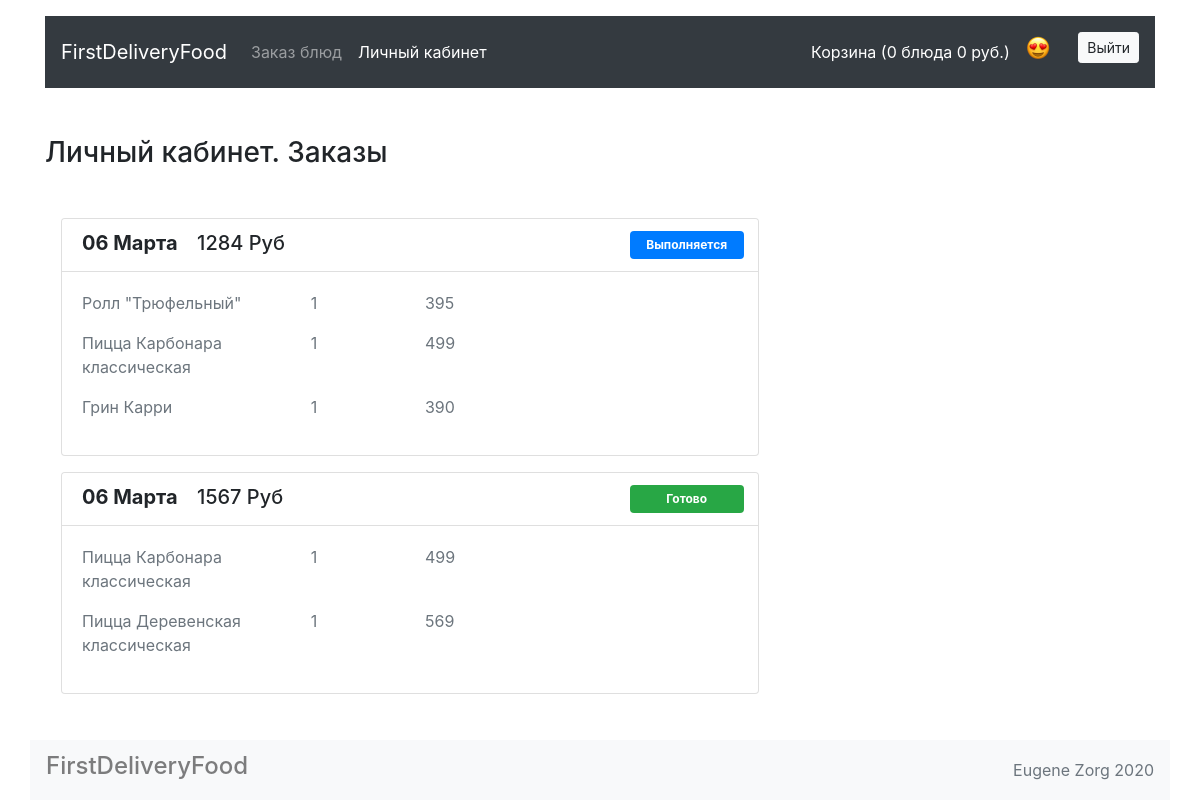
The app's page /account/ (signed in), older data.
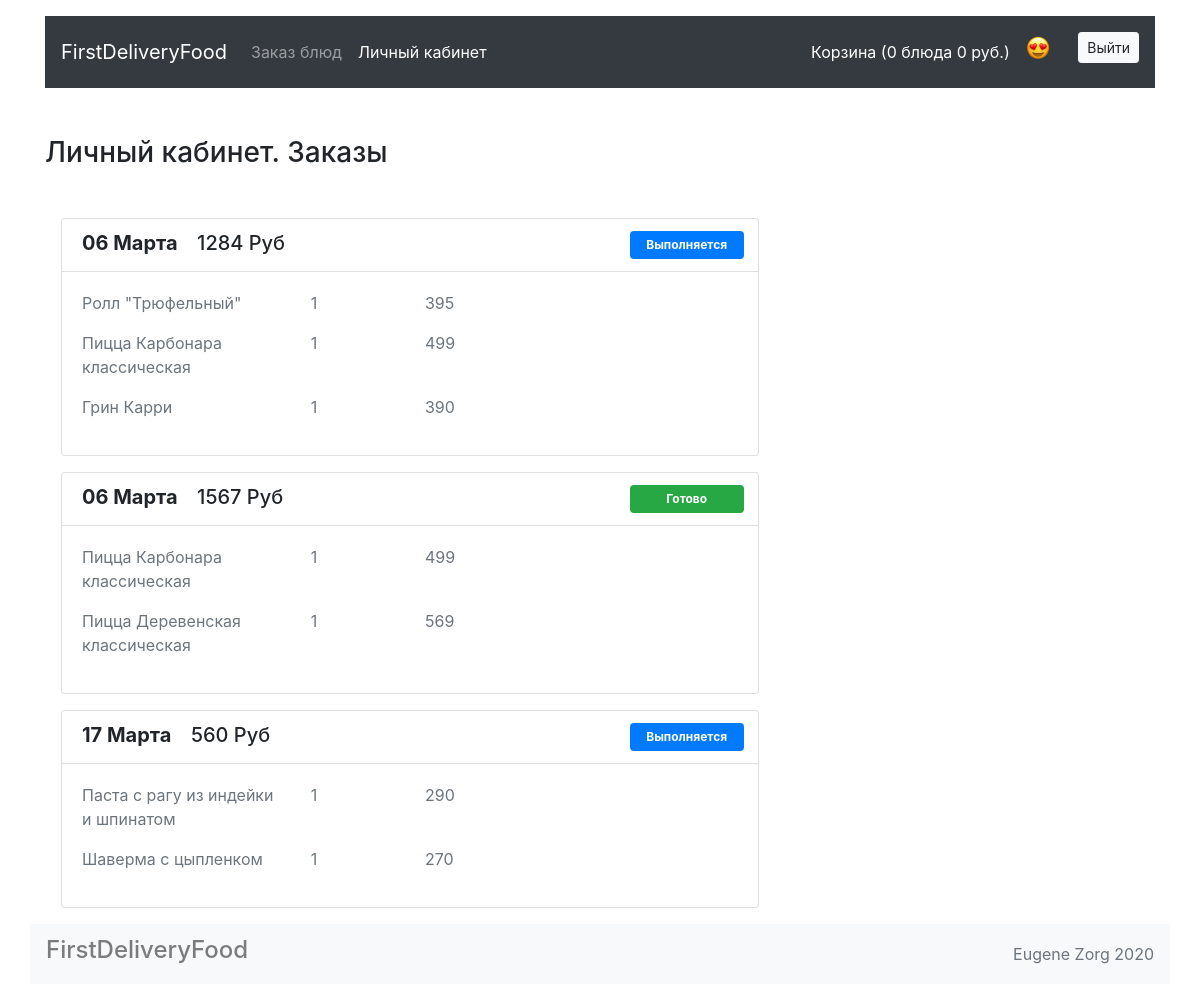
The same page, newer data.
### models.py (models this page shows)
class OrderModel(db.Model):
    __tablename__ = 'orders'
    id = db.Column(db.Integer, primary_key=True)
    date = db.Column(db.DateTime, default=datetime.datetime.now)
    summa = db.Column(db.Integer, nullable=False)
    status = db.Column(db.String(128), default='Выполняется')
    user_id = db.Column(db.Integer, db.ForeignKey('users.id'))
    users = db.relationship('UserModel', back_populates='orders')
    meals = db.relationship('MealModel', secondary=meals_orders_association, back_populates='orders')

class MealModel(db.Model):
    __tablename__ = 'meals'
    id = db.Column(db.Integer, primary_key=True)
    title = db.Column(db.String(256), nullable=False)
    price = db.Column(db.Integer, nullable=False)
    description = db.Column(db.String(1024), nullable=False)
    picture = db.Column(db.String(128), nullable=False)
    category = db.relationship('CategoryModel', back_populates='meals')
    category_id = db.Column(db.Integer, db.ForeignKey('categories.id'))
    orders = db.relationship('OrderModel', secondary=meals_orders_association, back_populates='meals')

### views.py (the view)
@app.route('/account/')
def account():
    if session.get('user_id'):
        user = db.session.query(UserModel).get(session['user_id'])
        return render_template('account.html', orders=user.orders)
    return abort(404,
                 'Вы не авторизированы для доступа к этой странице. Необходимо пройти регистрацию и войти в личный кабинет.')

### app.py (called while the page is built)
def format_datetime(value, format="%d %m"):
    months = {'01': 'Января',
              '02': 'Февраля',
              '03': 'Марта',
              '04': 'Апреля',
              '05': 'Мая',
              '06': 'Июня',
              '07': 'Июля',
              '08': 'Августа',
              '09': 'Сентября',
              '10': 'Октября',
              '11': 'Ноября',
              '12': 'Декабря'}
    if value is None:
        return ""
    date, month = value.strftime(format).split()
    value = date + " " + months[month]
    return value

### templates/account.html (shortened to what this page needs)
{% extends 'base.html' %}
{% block content %}
<main class="container">
    <section class="row">
        <div class="col-12 col-lg-8">
            <h1 class="h3 my-5">Личный кабинет. Заказы</h1>
            {% for order in orders %}
            <div class="card m-3">
                <ul class="list-group list-group-flush">
                    <li class="list-group-item">
                        <div class="row">
                            <div class="col-7 col-lg-9">
                                <span class="h5 font-weight-bold">{{ order.date|formatdatetime }}</span>
                                <span class="h5 col-2">{{ order.summa }} Руб</span>
                            </div>
                            <div class="col-3 col-lg-2 ml-5 py-2 badge
                            {% if order.status =='Готово' %} badge-success {% else %} badge-primary {% endif %}
                            text-wrap">{{ order.status }}
                            </div>
                        </div>
                    </li>
                    <div class="card-body">
                        <div class="row">
                            {% for meal in order.meals %}
                            <p class="col-4 text-muted"> {{ meal.title }} </p>
                            <p class="col-2 text-muted"> 1</p>
                            <p class="col-6 text-muted"> {{ meal.price }} </p>
                            {% endfor %}
                        </div>
                    </div>
                </ul>
            </div>
            {% endfor %}
        </div>
    </section>
</main>
{% endblock %}

Row changes from the older to the newer data that the page shows:
added OrderModel: date "17 Марта", summa "560", status "Выполняется"
now on this page (row unchanged): MealModel: title "Паста с рагу из индейки и шпинатом", price "290", shown under "17 Марта"
now on this page (row unchanged): MealModel: title "Шаверма с цыпленком", price "270", shown under "17 Марта"
